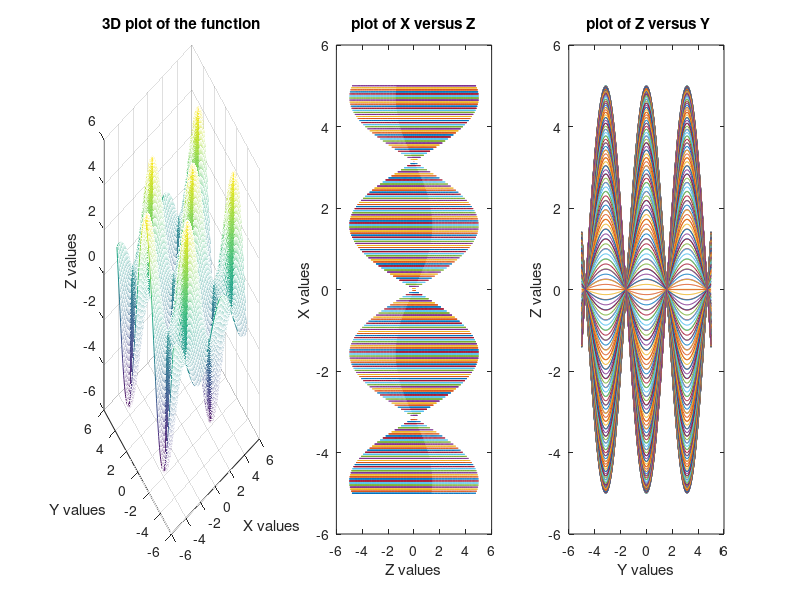

Recreate this plot in MATLAB.
% create vector x and y
x=linspace(-5,5,200); % equally spaced 200 points
y=linspace(-5,5,200);

% create a meshgrid from the vectors x and y which is nothing but
% a 2D coordinates
[X,Y]=meshgrid(x,y); % here X is a matrix whose each row is x
                      % Y is a matrix whose each column is y
                     

Z=5*sin(X).*cos(Y);% .* is a element by element multiplication 

ax=figure("Name","Mesh plot");
subplot(1,3,1) % 1 row and 3 columns ,third argument is the index of the current active axes
% part a)) mesh plot
mesh (X,Y,Z) % mesh plot
xlabel("X values")
ylabel("Y values")
zlabel("Z values")
title("3D plot of the function")


% part b))   
subplot(1,3,2)% plot X vs Z
plot(Z,X)
xlabel("Z values")
ylabel("X values")
title("plot of X versus Z")


% part c))
subplot(1,3,3)% plot Z vs Y
plot(Y,Z)
xlabel("Y values")
ylabel("Z values")
title(" plot of Z versus Y")
